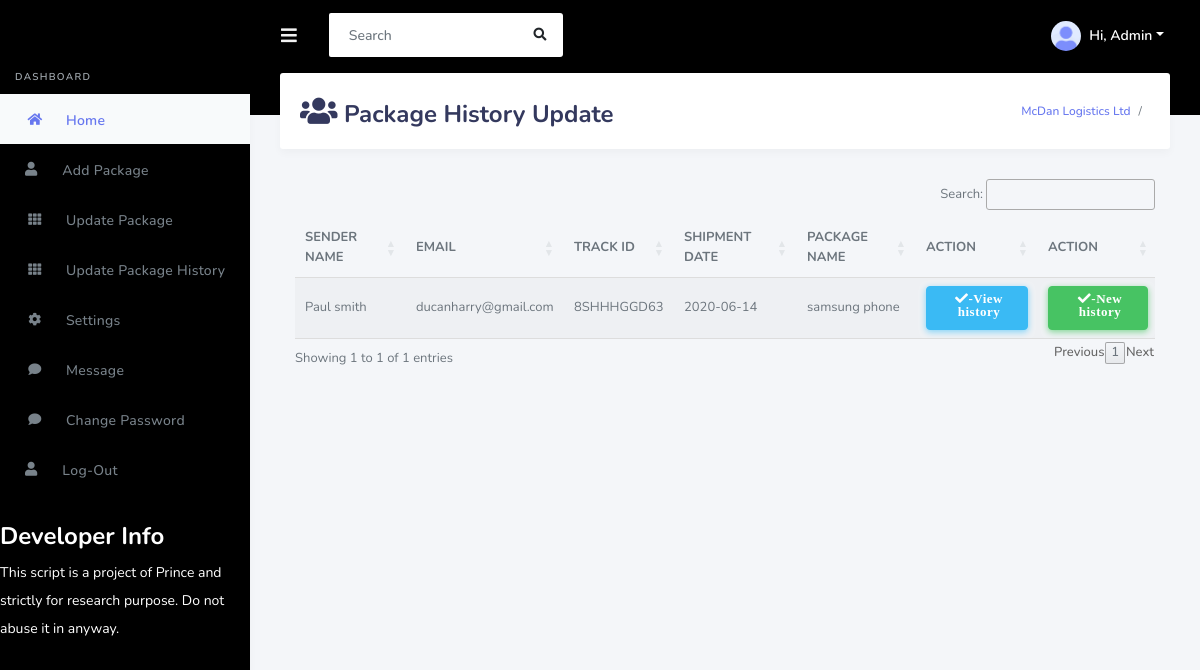
Screenshot of /admin/pages/history.php (signed in) with the database file from the repository.
### tables this page shows
CREATE TABLE settings (
  id SERIAL PRIMARY KEY,
  sname VARCHAR(200) NOT NULL,
  apipr VARCHAR(200) NOT NULL,
  apipu VARCHAR(200) NOT NULL,
  currency VARCHAR(200) NOT NULL,
  branch VARCHAR(200) NOT NULL,
  bname VARCHAR(200) NOT NULL,
  baddress VARCHAR(200) NOT NULL,
  email VARCHAR(200) NOT NULL,
  phone VARCHAR(200) NOT NULL,
  title VARCHAR(200) NOT NULL,
  logo VARCHAR(100) NOT NULL
);

CREATE TABLE track (
  id SERIAL PRIMARY KEY,
  pname VARCHAR(200) NOT NULL,
  shipdate VARCHAR(100) NOT NULL,
  saddress VARCHAR(300) NOT NULL,
  sname VARCHAR(200) NOT NULL,
  raddress VARCHAR(300) NOT NULL,
  rname VARCHAR(200) NOT NULL,
  email VARCHAR(200) NOT NULL,
  status VARCHAR(100) NOT NULL,
  location VARCHAR(200) NOT NULL,
  pdate VARCHAR(100) NOT NULL,
  pid VARCHAR(100) NOT NULL,
  edd VARCHAR(100) NOT NULL,
  weight VARCHAR(100) NOT NULL,
  servicetype VARCHAR(100) NOT NULL,
  pdesc VARCHAR(300) NOT NULL,
  qty VARCHAR(100) NOT NULL,
  image VARCHAR(300) NOT NULL,
  remark VARCHAR(500) NOT NULL
);

### config/config.php (called while the page is built, shortened)
<?php
$sql= "SELECT * FROM settings ";
			  $result = db_query($sql);
			  if(db_num_rows($result) > 0){
                  $row = db_fetch_assoc($result);
				  }
                  if(isset($row['bname'])  && isset($row['logo']) && isset($row['title']) && isset($row['apipu']) && isset($row['baddress']) && isset($row['branch']) ){
                    $name = $row['bname'];
        }
?>

### config/database.php (called while the page is built, shortened)
<?php
$db_host = getenv('DB_HOST') ?: 'localhost';
$db_user = getenv('DB_USER') ?: 'trusqerp_medidb';
$db_pass = getenv('DB_PASS') ?: 'Gravity90$';
$db_name = getenv('DB_NAME') ?: 'trusqerp_medidb';
$db_type = getenv('DB_TYPE') ?: 'mysql';
if ($db_type === 'pgsql') {
    $conn_string = "host=$db_host dbname=$db_name user=$db_user password=$db_pass";
    $link = pg_connect($conn_string);
    if(!$link) {
        die("ERROR: Could not connect to PostgreSQL. " . pg_last_error());
    }
    function db_query($query) {
        global $link;
        return pg_query($link, $query);
    }
    function db_fetch_assoc($result) {
        if (!$result) return false;
        return pg_fetch_assoc($result);
    }
    function db_num_rows($result) {
        if (!$result) return 0;
        return pg_num_rows($result);
    }
    function db_escape_string($string) {
        global $link;
        return pg_escape_string($link, $string);
    }
    function db_error() {
        global $link;
        return pg_last_error($link);
    }
} else {
    $link = mysqli_connect(DB_SERVER, DB_USERNAME, DB_PASSWORD, DB_NAME);
    function db_query($query) {
        global $link;
        return mysqli_query($link, $query);
    }
    function db_fetch_assoc($result) {
        return mysqli_fetch_assoc($result);
    }
    function db_num_rows($result) {
        return mysqli_num_rows($result);
    }
}
?>

### admin/pages/history.php (the view, shortened to what this page needs)
<?php
if(isset($_SESSION['uid'])){
  include '../../config/database.php';
  include '../../config/config.php';
  include 'header.php';
}
else{
    header("location:../pages/login.php");
}
?>
  <link rel="stylesheet" type="text/css" href="https://cdn.datatables.net/1.10.19/css/jquery.dataTables.css">
  <link rel="stylesheet" href=" https://code.jquery.com/ui/1.12.1/themes/base/jquery-ui.css">
  <link rel="stylesheet" href=" https://cdn.datatables.net/1.10.19/css/dataTables.jqueryui.min.css">
  <link rel="stylesheet" href=" https://cdn.datatables.net/buttons/1.5.6/css/buttons.jqueryui.min.css">
  <link rel="stylesheet" href=" https://cdn.datatables.net/1.10.19/css/dataTables.bootstrap.min.css">
  <link rel="stylesheet" href=" https://cdn.datatables.net/buttons/1.5.6/css/buttons.bootstrap.min.css">
  <link rel="stylesheet" href="">
  </head>
  <body>
      <div class="main-content">
        <section class="section">
          <div class="section-header">
            <h1><i class="fa fa-users" style="font-size:30px"></i> Package History Update</h1>
            <div class="section-header-breadcrumb">
              <div class="breadcrumb-item active"><a href=""><?php echo $name;?></a></div>
                 <div class="breadcrumb-item"></div>
            </div>
          </div>
          <div class="col-md-12 col-sm-12 col-sx-12">
               <div class="table-responsive">
                     <table class="display"  id="example">
                                    <thead>
                                        <tr>
                                            <th>SENDER NAME</th>
                                            <th>EMAIL</th>
                                             <th>TRACK ID</th>
                                            <th>SHIPMENT DATE </th>
                                            <th>PACKAGE NAME</th>
                                             <th>ACTION</th>
                                            <th>ACTION</th>
                                        </tr>
                                    </thead>
                                    <tbody>
                                    <?php
                                    $sql= "SELECT * FROM track";
			  $result = db_query($sql);
			  if(db_num_rows($result) > 0){
				  while($row = db_fetch_assoc($result)){
				  if(isset($row['pid']) ){
      $pid = $row['pid'];
				  }else{
				  }
				  ?>
                                        <tr class="odd gradeX">
                                       <form class="form-horizontal" action="history.php" method="POST" enctype="multipart/form-data" >
                                            <td><?php echo $row['sname'] .' '. $row['lname'];?></td>
                                            <td><?php echo $row['email'];?></td>
                                            <td><?php echo $row['pid'];?></td>
                                            <td><?php echo $row['shipdate'];?></td>
                                                                                        <td><?php echo $row['pname'];?></td>
                                         </form>
<td><a href="history-view.php?pid=<?php echo $pid;?>"><button  name="view" style="width:100%" class="btn btn-info"><span class="fas fa-check">-View history </span></button></a></td>
                                            <td><a href="history-edit.php?pid=<?php echo $pid;?>"><button  name="view" style="width:100%" class="btn btn-success"><span class="fas fa-check">-New history </span></button></a></td>
                                        </tr>
<?php
          }
          }
?>
                                     </tbody>
                                </table>
                            </div>
                        </div>
      </div>
      </div>
      </div>
  </body>
</html>

### admin/pages/history.php (style rules this page uses)
.table-responsive { overflow-x: hidden; }
@media (max-width: 8000px) { .table-responsive { overflow-x: auto; } }

### rows the page displays
settings: bname "McDan Logistics Ltd"
track: sname "Paul smith", email "ducanharry@gmail.com", pid "8SHHHGGD63", shipdate "2020-06-14", pname "samsung phone"
